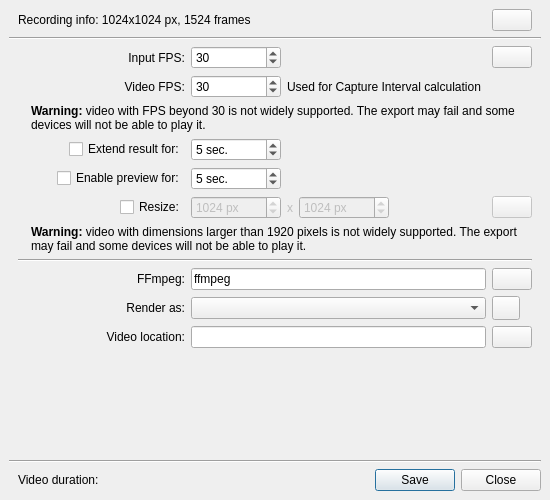
<?xml version="1.0" encoding="UTF-8"?>
<ui version="4.0">
 <author>
    SPDX-FileCopyrightText: none
    SPDX-License-Identifier: GPL-3.0-or-later
  </author>
 <class>RecorderExport</class>
 <widget class="QWidget" name="RecorderExport">
  <property name="geometry">
   <rect>
    <x>0</x>
    <y>0</y>
    <width>550</width>
    <height>500</height>
   </rect>
  </property>
  <property name="windowTitle">
   <string>Export Timelapse</string>
  </property>
  <layout class="QVBoxLayout" name="verticalLayout">
   <property name="leftMargin">
    <number>0</number>
   </property>
   <property name="topMargin">
    <number>0</number>
   </property>
   <property name="rightMargin">
    <number>0</number>
   </property>
   <property name="bottomMargin">
    <number>0</number>
   </property>
   <item>
    <widget class="QStackedWidget" name="stackedWidget">
     <property name="currentIndex">
      <number>0</number>
     </property>
     <widget class="QWidget" name="pageSettings">
      <layout class="QVBoxLayout" name="verticalLayout_2">
       <item>
        <layout class="QHBoxLayout" name="layoutRecordInfo">
         <property name="leftMargin">
          <number>9</number>
         </property>
         <property name="rightMargin">
          <number>9</number>
         </property>
         <item>
          <widget class="QLabel" name="labelRecordInfo">
           <property name="sizePolicy">
            <sizepolicy hsizetype="Expanding" vsizetype="Preferred">
             <horstretch>0</horstretch>
             <verstretch>0</verstretch>
            </sizepolicy>
           </property>
           <property name="text">
            <string notr="true">Recording info: 1024x1024 px, 1524 frames</string>
           </property>
          </widget>
         </item>
         <item>
          <widget class="QPushButton" name="buttonBrowseDirectory">
           <property name="toolTip">
            <string>Open record directory</string>
           </property>
           <property name="icon">
            <iconset theme="document-open">
             <normaloff>.</normaloff>.</iconset>
           </property>
          </widget>
         </item>
        </layout>
       </item>
       <item>
        <widget class="Line" name="line1">
         <property name="orientation">
          <enum>Qt::Horizontal</enum>
         </property>
        </widget>
       </item>
       <item>
        <layout class="QGridLayout" name="gridLayout" columnstretch="0,0,0">
         <property name="leftMargin">
          <number>9</number>
         </property>
         <property name="rightMargin">
          <number>9</number>
         </property>
         <item row="13" column="0">
          <widget class="QLabel" name="labelResolution">
           <property name="text">
            <string>Render as:</string>
           </property>
           <property name="alignment">
            <set>Qt::AlignRight|Qt::AlignTrailing|Qt::AlignVCenter</set>
           </property>
           <property name="buddy">
            <cstring>comboProfile</cstring>
           </property>
          </widget>
         </item>
         <item row="14" column="0">
          <widget class="QLabel" name="labelExportTo">
           <property name="text">
            <string>Video location:</string>
           </property>
           <property name="alignment">
            <set>Qt::AlignRight|Qt::AlignTrailing|Qt::AlignVCenter</set>
           </property>
           <property name="buddy">
            <cstring>editVideoFilePath</cstring>
           </property>
          </widget>
         </item>
         <item row="12" column="2">
          <widget class="QPushButton" name="buttonBrowseFfmpeg">
           <property name="toolTip">
            <string>Setup ffmpeg executable location</string>
           </property>
           <property name="text">
            <string/>
           </property>
           <property name="icon">
            <iconset theme="folder"/>
           </property>
          </widget>
         </item>
         <item row="6" column="1">
          <layout class="QHBoxLayout" name="horizontalLayout_7">
           <item>
            <widget class="QSpinBox" name="spinFirstFrameSec">
             <property name="minimumSize">
              <size>
               <width>90</width>
               <height>0</height>
              </size>
             </property>
             <property name="suffix">
              <string> sec.</string>
             </property>
             <property name="maximum">
              <number>120</number>
             </property>
             <property name="value">
              <number>5</number>
             </property>
            </widget>
           </item>
           <item>
            <spacer name="horizontalSpacer_17">
             <property name="orientation">
              <enum>Qt::Horizontal</enum>
             </property>
             <property name="sizeHint" stdset="0">
              <size>
               <width>6</width>
               <height>6</height>
              </size>
             </property>
            </spacer>
           </item>
          </layout>
         </item>
         <item row="9" column="0">
          <layout class="QHBoxLayout" name="horizontalLayout_8" stretch="1,0">
           <item>
            <spacer name="horizontalSpacer_12">
             <property name="orientation">
              <enum>Qt::Horizontal</enum>
             </property>
             <property name="sizeType">
              <enum>QSizePolicy::Preferred</enum>
             </property>
             <property name="sizeHint" stdset="0">
              <size>
               <width>13</width>
               <height>13</height>
              </size>
             </property>
            </spacer>
           </item>
           <item>
            <widget class="QCheckBox" name="checkResize">
             <property name="sizePolicy">
              <sizepolicy hsizetype="Minimum" vsizetype="Fixed">
               <horstretch>0</horstretch>
               <verstretch>0</verstretch>
              </sizepolicy>
             </property>
             <property name="text">
              <string>Resize:</string>
             </property>
            </widget>
           </item>
          </layout>
         </item>
         <item row="13" column="2">
          <widget class="QPushButton" name="buttonEditProfile">
           <property name="sizePolicy">
            <sizepolicy hsizetype="Fixed" vsizetype="Fixed">
             <horstretch>0</horstretch>
             <verstretch>0</verstretch>
            </sizepolicy>
           </property>
           <property name="minimumSize">
            <size>
             <width>28</width>
             <height>24</height>
            </size>
           </property>
           <property name="maximumSize">
            <size>
             <width>28</width>
             <height>24</height>
            </size>
           </property>
           <property name="toolTip">
            <string>Edit video profile</string>
           </property>
          </widget>
         </item>
         <item row="12" column="0">
          <widget class="QLabel" name="labelFfmpegLocation">
           <property name="text">
            <string>FFmpeg:</string>
           </property>
           <property name="alignment">
            <set>Qt::AlignRight|Qt::AlignTrailing|Qt::AlignVCenter</set>
           </property>
           <property name="buddy">
            <cstring>editFfmpegPath</cstring>
           </property>
          </widget>
         </item>
         <item row="14" column="2">
          <widget class="QPushButton" name="buttonBrowseExport">
           <property name="toolTip">
            <string>Select a file location for the exported timelapse video</string>
           </property>
           <property name="text">
            <string/>
           </property>
           <property name="icon">
            <iconset theme="folder"/>
           </property>
          </widget>
         </item>
         <item row="9" column="1">
          <widget class="QWidget" name="widgetResolution" native="true">
           <property name="enabled">
            <bool>false</bool>
           </property>
           <layout class="QHBoxLayout" name="horizontalLayout_4">
            <property name="leftMargin">
             <number>0</number>
            </property>
            <property name="topMargin">
             <number>0</number>
            </property>
            <property name="rightMargin">
             <number>0</number>
            </property>
            <property name="bottomMargin">
             <number>0</number>
            </property>
            <item>
             <widget class="QSpinBox" name="spinScaleWidth">
              <property name="minimumSize">
               <size>
                <width>90</width>
                <height>0</height>
               </size>
              </property>
              <property name="toolTip">
               <string>Width</string>
              </property>
              <property name="keyboardTracking">
               <bool>false</bool>
              </property>
              <property name="suffix">
               <string> px</string>
              </property>
              <property name="minimum">
               <number>256</number>
              </property>
              <property name="maximum">
               <number>8192</number>
              </property>
              <property name="singleStep">
               <number>128</number>
              </property>
              <property name="value">
               <number>1024</number>
              </property>
             </widget>
            </item>
            <item>
             <widget class="QLabel" name="labelX">
              <property name="text">
               <string>x</string>
              </property>
             </widget>
            </item>
            <item>
             <widget class="QSpinBox" name="spinScaleHeight">
              <property name="minimumSize">
               <size>
                <width>90</width>
                <height>0</height>
               </size>
              </property>
              <property name="toolTip">
               <string>Height</string>
              </property>
              <property name="keyboardTracking">
               <bool>false</bool>
              </property>
              <property name="suffix">
               <string> px</string>
              </property>
              <property name="minimum">
               <number>256</number>
              </property>
              <property name="maximum">
               <number>8192</number>
              </property>
              <property name="singleStep">
               <number>128</number>
              </property>
              <property name="value">
               <number>1024</number>
              </property>
             </widget>
            </item>
            <item>
             <spacer name="horizontalSpacer_4">
              <property name="orientation">
               <enum>Qt::Horizontal</enum>
              </property>
              <property name="sizeType">
               <enum>QSizePolicy::Expanding</enum>
              </property>
              <property name="sizeHint" stdset="0">
               <size>
                <width>0</width>
                <height>22</height>
               </size>
              </property>
             </spacer>
            </item>
           </layout>
          </widget>
         </item>
         <item row="1" column="0">
          <widget class="QLabel" name="labelFps">
           <property name="text">
            <string>Video FPS:</string>
           </property>
           <property name="alignment">
            <set>Qt::AlignRight|Qt::AlignTrailing|Qt::AlignVCenter</set>
           </property>
           <property name="buddy">
            <cstring>spinFps</cstring>
           </property>
          </widget>
         </item>
         <item row="0" column="0">
          <widget class="QLabel" name="labelFpsInput">
           <property name="toolTip">
            <string>The speed of reading the input stream.
For example, to make your timelapse twice faster, the Input FPS should be twice larger of the Video FPS.</string>
           </property>
           <property name="text">
            <string comment="Input FPS of recorded timelapses.">Input FPS:</string>
           </property>
           <property name="alignment">
            <set>Qt::AlignRight|Qt::AlignTrailing|Qt::AlignVCenter</set>
           </property>
           <property name="buddy">
            <cstring>spinInputFps</cstring>
           </property>
          </widget>
         </item>
         <item row="9" column="2">
          <widget class="QPushButton" name="buttonLockRatio">
           <property name="enabled">
            <bool>false</bool>
           </property>
           <property name="toolTip">
            <string>Constrain proportions</string>
           </property>
           <property name="text">
            <string/>
           </property>
           <property name="icon">
            <iconset theme="lock"/>
           </property>
           <property name="checkable">
            <bool>true</bool>
           </property>
          </widget>
         </item>
         <item row="13" column="1">
          <widget class="QComboBox" name="comboProfile">
           <property name="minimumSize">
            <size>
             <width>120</width>
             <height>0</height>
            </size>
           </property>
          </widget>
         </item>
         <item row="11" column="0" colspan="3">
          <widget class="Line" name="line">
           <property name="orientation">
            <enum>Qt::Horizontal</enum>
           </property>
          </widget>
         </item>
         <item row="0" column="1">
          <layout class="QHBoxLayout" name="layoutFps_2" stretch="0,1">
           <item>
            <widget class="QSpinBox" name="spinInputFps">
             <property name="minimumSize">
              <size>
               <width>90</width>
               <height>0</height>
              </size>
             </property>
             <property name="keyboardTracking">
              <bool>false</bool>
             </property>
             <property name="minimum">
              <number>1</number>
             </property>
             <property name="maximum">
              <number>10000</number>
             </property>
             <property name="value">
              <number>30</number>
             </property>
            </widget>
           </item>
           <item>
            <spacer name="horizontalSpacer_14">
             <property name="orientation">
              <enum>Qt::Horizontal</enum>
             </property>
             <property name="sizeType">
              <enum>QSizePolicy::Expanding</enum>
             </property>
             <property name="sizeHint" stdset="0">
              <size>
               <width>6</width>
               <height>6</height>
              </size>
             </property>
            </spacer>
           </item>
          </layout>
         </item>
         <item row="3" column="0">
          <layout class="QHBoxLayout" name="horizontalLayout_9">
           <item>
            <spacer name="horizontalSpacer_16">
             <property name="orientation">
              <enum>Qt::Horizontal</enum>
             </property>
             <property name="sizeHint" stdset="0">
              <size>
               <width>40</width>
               <height>20</height>
              </size>
             </property>
            </spacer>
           </item>
           <item>
            <widget class="QCheckBox" name="extendResultCheckBox">
             <property name="toolTip">
              <string>Extend the last frame in the exported video by the specified duration</string>
             </property>
             <property name="text">
              <string>Extend result for:</string>
             </property>
            </widget>
           </item>
          </layout>
         </item>
         <item row="0" column="2">
          <widget class="QPushButton" name="buttonLockFps">
           <property name="toolTip">
            <string>Use the same rate for Input FPS and Video FPS</string>
           </property>
           <property name="text">
            <string/>
           </property>
           <property name="icon">
            <iconset theme="lock"/>
           </property>
           <property name="checkable">
            <bool>true</bool>
           </property>
          </widget>
         </item>
         <item row="14" column="1">
          <widget class="QLineEdit" name="editVideoFilePath">
           <property name="minimumSize">
            <size>
             <width>120</width>
             <height>0</height>
            </size>
           </property>
           <property name="readOnly">
            <bool>false</bool>
           </property>
          </widget>
         </item>
         <item row="1" column="1">
          <layout class="QHBoxLayout" name="layoutFps" stretch="0,1,0">
           <item>
            <widget class="QSpinBox" name="spinFps">
             <property name="minimumSize">
              <size>
               <width>90</width>
               <height>0</height>
              </size>
             </property>
             <property name="keyboardTracking">
              <bool>false</bool>
             </property>
             <property name="minimum">
              <number>1</number>
             </property>
             <property name="maximum">
              <number>60</number>
             </property>
             <property name="value">
              <number>30</number>
             </property>
            </widget>
           </item>
           <item>
            <widget class="QLabel" name="labelRealTimeCaptureNotion">
             <property name="layoutDirection">
              <enum>Qt::LeftToRight</enum>
             </property>
             <property name="text">
              <string>Used for Capture Interval calculation</string>
             </property>
             <property name="alignment">
              <set>Qt::AlignLeading|Qt::AlignLeft|Qt::AlignVCenter</set>
             </property>
            </widget>
           </item>
           <item>
            <spacer name="horizontalSpacer_11">
             <property name="orientation">
              <enum>Qt::Horizontal</enum>
             </property>
             <property name="sizeType">
              <enum>QSizePolicy::Expanding</enum>
             </property>
             <property name="sizeHint" stdset="0">
              <size>
               <width>6</width>
               <height>6</height>
              </size>
             </property>
            </spacer>
           </item>
          </layout>
         </item>
         <item row="3" column="1">
          <layout class="QHBoxLayout" name="horizontalLayout_6">
           <item>
            <widget class="QSpinBox" name="spinLastFrameSec">
             <property name="minimumSize">
              <size>
               <width>90</width>
               <height>0</height>
              </size>
             </property>
             <property name="suffix">
              <string comment="Contraction of &quot;second&quot; for interval"> sec.</string>
             </property>
             <property name="maximum">
              <number>120</number>
             </property>
             <property name="value">
              <number>5</number>
             </property>
            </widget>
           </item>
           <item>
            <spacer name="horizontalSpacer_15">
             <property name="orientation">
              <enum>Qt::Horizontal</enum>
             </property>
             <property name="sizeHint" stdset="0">
              <size>
               <width>6</width>
               <height>6</height>
              </size>
             </property>
            </spacer>
           </item>
          </layout>
         </item>
         <item row="12" column="1">
          <widget class="QLineEdit" name="editFfmpegPath">
           <property name="minimumSize">
            <size>
             <width>120</width>
             <height>0</height>
            </size>
           </property>
           <property name="text">
            <string>ffmpeg</string>
           </property>
           <property name="readOnly">
            <bool>true</bool>
           </property>
          </widget>
         </item>
         <item row="6" column="0">
          <layout class="QHBoxLayout" name="horizontalLayout_11">
           <item>
            <spacer name="horizontalSpacer_18">
             <property name="orientation">
              <enum>Qt::Horizontal</enum>
             </property>
             <property name="sizeHint" stdset="0">
              <size>
               <width>40</width>
               <height>20</height>
              </size>
             </property>
            </spacer>
           </item>
           <item>
            <widget class="QCheckBox" name="resultPreviewCheckBox">
             <property name="toolTip">
              <string>Prepend a preview to the exported video.
The preview will show the last frame of the video for the specified duration</string>
             </property>
             <property name="layoutDirection">
              <enum>Qt::LeftToRight</enum>
             </property>
             <property name="text">
              <string>Enable preview for:</string>
             </property>
            </widget>
           </item>
          </layout>
         </item>
         <item row="10" column="0" colspan="3">
          <widget class="QWidget" name="wdgWarnSize" native="true">
           <layout class="QHBoxLayout" name="lytWarnSize" stretch="0,1">
            <property name="leftMargin">
             <number>0</number>
            </property>
            <property name="topMargin">
             <number>0</number>
            </property>
            <property name="rightMargin">
             <number>0</number>
            </property>
            <property name="bottomMargin">
             <number>0</number>
            </property>
            <item>
             <widget class="QLabel" name="lblWarnSizeIcon"/>
            </item>
            <item>
             <widget class="QLabel" name="lblWarnSizeText">
              <property name="text">
               <string>&lt;strong&gt;Warning:&lt;/strong&gt; video with dimensions larger than 1920 pixels is not widely supported. The export may fail and some devices will not be able to play it.</string>
              </property>
              <property name="textFormat">
               <enum>Qt::RichText</enum>
              </property>
              <property name="wordWrap">
               <bool>true</bool>
              </property>
             </widget>
            </item>
           </layout>
          </widget>
         </item>
         <item row="2" column="0" colspan="3">
          <widget class="QWidget" name="wdgWarnFps" native="true">
           <layout class="QHBoxLayout" name="lytWarnFps" stretch="0,1">
            <property name="leftMargin">
             <number>0</number>
            </property>
            <property name="topMargin">
             <number>0</number>
            </property>
            <property name="rightMargin">
             <number>0</number>
            </property>
            <property name="bottomMargin">
             <number>0</number>
            </property>
            <item>
             <widget class="QLabel" name="lblWarnFpsIcon"/>
            </item>
            <item>
             <widget class="QLabel" name="lblWarnFpsText">
              <property name="text">
               <string>&lt;strong&gt;Warning:&lt;/strong&gt; video with FPS beyond 30 is not widely supported. The export may fail and some devices will not be able to play it.</string>
              </property>
              <property name="textFormat">
               <enum>Qt::RichText</enum>
              </property>
              <property name="wordWrap">
               <bool>true</bool>
              </property>
             </widget>
            </item>
           </layout>
          </widget>
         </item>
        </layout>
       </item>
       <item>
        <spacer name="verticalSpacer_3">
         <property name="orientation">
          <enum>Qt::Vertical</enum>
         </property>
         <property name="sizeType">
          <enum>QSizePolicy::Expanding</enum>
         </property>
         <property name="sizeHint" stdset="0">
          <size>
           <width>20</width>
           <height>6</height>
          </size>
         </property>
        </spacer>
       </item>
       <item>
        <widget class="Line" name="line2">
         <property name="orientation">
          <enum>Qt::Horizontal</enum>
         </property>
        </widget>
       </item>
       <item>
        <layout class="QHBoxLayout" name="horizontalLayout">
         <property name="leftMargin">
          <number>9</number>
         </property>
         <item>
          <widget class="QLabel" name="labelTitleVideoDuration">
           <property name="text">
            <string>Video duration:</string>
           </property>
          </widget>
         </item>
         <item>
          <widget class="QLabel" name="labelVideoDuration">
           <property name="text">
            <string/>
           </property>
          </widget>
         </item>
         <item>
          <spacer name="horizontalSpacer">
           <property name="orientation">
            <enum>Qt::Horizontal</enum>
           </property>
           <property name="sizeType">
            <enum>QSizePolicy::MinimumExpanding</enum>
           </property>
           <property name="sizeHint" stdset="0">
            <size>
             <width>0</width>
             <height>20</height>
            </size>
           </property>
          </spacer>
         </item>
         <item>
          <widget class="QDialogButtonBox" name="buttonBox">
           <property name="standardButtons">
            <set>QDialogButtonBox::Close|QDialogButtonBox::Save</set>
           </property>
          </widget>
         </item>
        </layout>
       </item>
      </layout>
     </widget>
     <widget class="QWidget" name="pageProperties">
      <layout class="QGridLayout" name="gridLayout_2">
       <item row="0" column="1">
        <spacer name="verticalSpacer">
         <property name="orientation">
          <enum>Qt::Vertical</enum>
         </property>
         <property name="sizeHint" stdset="0">
          <size>
           <width>20</width>
           <height>74</height>
          </size>
         </property>
        </spacer>
       </item>
       <item row="1" column="0">
        <spacer name="horizontalSpacer_9">
         <property name="orientation">
          <enum>Qt::Horizontal</enum>
         </property>
         <property name="sizeHint" stdset="0">
          <size>
           <width>110</width>
           <height>20</height>
          </size>
         </property>
        </spacer>
       </item>
       <item row="1" column="1">
        <layout class="QVBoxLayout" name="layoutExporting">
         <property name="spacing">
          <number>16</number>
         </property>
         <item>
          <layout class="QHBoxLayout" name="horizontalLayout_3">
           <item>
            <spacer name="horizontalSpacer_6">
             <property name="orientation">
              <enum>Qt::Horizontal</enum>
             </property>
             <property name="sizeHint" stdset="0">
              <size>
               <width>40</width>
               <height>20</height>
              </size>
             </property>
            </spacer>
           </item>
           <item>
            <widget class="QLabel" name="labelStatus">
             <property name="sizePolicy">
              <sizepolicy hsizetype="Preferred" vsizetype="Preferred">
               <horstretch>0</horstretch>
               <verstretch>0</verstretch>
              </sizepolicy>
             </property>
             <property name="toolTip">
              <string notr="true"/>
             </property>
             <property name="text">
              <string notr="true">Exporting...</string>
             </property>
            </widget>
           </item>
           <item>
            <spacer name="horizontalSpacer_5">
             <property name="orientation">
              <enum>Qt::Horizontal</enum>
             </property>
             <property name="sizeHint" stdset="0">
              <size>
               <width>40</width>
               <height>20</height>
              </size>
             </property>
            </spacer>
           </item>
          </layout>
         </item>
         <item>
          <widget class="QProgressBar" name="progressExport">
           <property name="sizePolicy">
            <sizepolicy hsizetype="Expanding" vsizetype="Fixed">
             <horstretch>1</horstretch>
             <verstretch>0</verstretch>
            </sizepolicy>
           </property>
           <property name="minimumSize">
            <size>
             <width>250</width>
             <height>0</height>
            </size>
           </property>
           <property name="value">
            <number>24</number>
           </property>
          </widget>
         </item>
         <item>
          <layout class="QHBoxLayout" name="horizontalLayout_2">
           <item>
            <spacer name="horizontalSpacer_7">
             <property name="orientation">
              <enum>Qt::Horizontal</enum>
             </property>
             <property name="sizeHint" stdset="0">
              <size>
               <width>40</width>
               <height>20</height>
              </size>
             </property>
            </spacer>
           </item>
           <item>
            <widget class="QPushButton" name="buttonCancelExport">
             <property name="sizePolicy">
              <sizepolicy hsizetype="Preferred" vsizetype="Fixed">
               <horstretch>0</horstretch>
               <verstretch>0</verstretch>
              </sizepolicy>
             </property>
             <property name="text">
              <string>Cancel</string>
             </property>
            </widget>
           </item>
           <item>
            <spacer name="horizontalSpacer_8">
             <property name="orientation">
              <enum>Qt::Horizontal</enum>
             </property>
             <property name="sizeHint" stdset="0">
              <size>
               <width>40</width>
               <height>20</height>
              </size>
             </property>
            </spacer>
           </item>
          </layout>
         </item>
        </layout>
       </item>
       <item row="1" column="2">
        <spacer name="horizontalSpacer_10">
         <property name="orientation">
          <enum>Qt::Horizontal</enum>
         </property>
         <property name="sizeHint" stdset="0">
          <size>
           <width>110</width>
           <height>20</height>
          </size>
         </property>
        </spacer>
       </item>
       <item row="2" column="1">
        <spacer name="verticalSpacer_2">
         <property name="orientation">
          <enum>Qt::Vertical</enum>
         </property>
         <property name="sizeHint" stdset="0">
          <size>
           <width>20</width>
           <height>74</height>
          </size>
         </property>
        </spacer>
       </item>
      </layout>
     </widget>
     <widget class="QWidget" name="pageDone">
      <layout class="QGridLayout" name="gridLayout_6">
       <item row="1" column="1" rowspan="2">
        <layout class="QGridLayout" name="gridLayout_5">
         <property name="horizontalSpacing">
          <number>12</number>
         </property>
         <item row="2" column="0" colspan="2">
          <widget class="QLabel" name="labelVideoPathDone">
           <property name="minimumSize">
            <size>
             <width>0</width>
             <height>32</height>
            </size>
           </property>
           <property name="text">
            <string notr="true">/</string>
           </property>
           <property name="wordWrap">
            <bool>true</bool>
           </property>
           <property name="textInteractionFlags">
            <set>Qt::LinksAccessibleByMouse|Qt::TextSelectableByMouse</set>
           </property>
          </widget>
         </item>
         <item row="0" column="0" colspan="2">
          <widget class="QLabel" name="labelDone">
           <property name="minimumSize">
            <size>
             <width>0</width>
             <height>32</height>
            </size>
           </property>
           <property name="font">
            <font>
             <weight>75</weight>
             <bold>true</bold>
            </font>
           </property>
           <property name="text">
            <string comment="Caption: Video exporting finished">Done!</string>
           </property>
          </widget>
         </item>
         <item row="4" column="0" colspan="2">
          <widget class="QPushButton" name="buttonWatchIt">
           <property name="minimumSize">
            <size>
             <width>0</width>
             <height>32</height>
            </size>
           </property>
           <property name="font">
            <font>
             <underline>true</underline>
            </font>
           </property>
           <property name="text">
            <string comment="Watch the video which is just created">Watch it!</string>
           </property>
           <property name="flat">
            <bool>true</bool>
           </property>
          </widget>
         </item>
         <item row="1" column="0" colspan="2">
          <widget class="QLabel" name="labelWritten">
           <property name="text">
            <string>The timelapse video has been written to:</string>
           </property>
          </widget>
         </item>
         <item row="5" column="0" colspan="2">
          <widget class="QPushButton" name="buttonShowInFolder">
           <property name="minimumSize">
            <size>
             <width>0</width>
             <height>32</height>
            </size>
           </property>
           <property name="font">
            <font>
             <underline>true</underline>
            </font>
           </property>
           <property name="text">
            <string comment="Open the folder when the new created video is placed">Show in folder</string>
           </property>
           <property name="flat">
            <bool>true</bool>
           </property>
          </widget>
         </item>
         <item row="3" column="0" colspan="2">
          <spacer name="verticalSpacer_6">
           <property name="orientation">
            <enum>Qt::Vertical</enum>
           </property>
           <property name="sizeType">
            <enum>QSizePolicy::Fixed</enum>
           </property>
           <property name="sizeHint" stdset="0">
            <size>
             <width>20</width>
             <height>8</height>
            </size>
           </property>
          </spacer>
         </item>
         <item row="6" column="0" colspan="2">
          <widget class="QPushButton" name="buttonRemoveSnapshots">
           <property name="minimumSize">
            <size>
             <width>0</width>
             <height>32</height>
            </size>
           </property>
           <property name="font">
            <font>
             <underline>true</underline>
            </font>
           </property>
           <property name="text">
            <string comment="Open the folder when the new created video is placed">Remove recordings</string>
           </property>
           <property name="flat">
            <bool>true</bool>
           </property>
          </widget>
         </item>
        </layout>
       </item>
       <item row="2" column="0">
        <spacer name="horizontalSpacer_13">
         <property name="orientation">
          <enum>Qt::Horizontal</enum>
         </property>
         <property name="sizeHint" stdset="0">
          <size>
           <width>36</width>
           <height>20</height>
          </size>
         </property>
        </spacer>
       </item>
       <item row="5" column="0" colspan="3">
        <layout class="QHBoxLayout" name="horizontalLayout_5">
         <property name="leftMargin">
          <number>9</number>
         </property>
         <item>
          <widget class="QLabel" name="labelRenderTimeTitle">
           <property name="text">
            <string comment="How long it took to render the video">Render time:</string>
           </property>
          </widget>
         </item>
         <item>
          <widget class="QLabel" name="labelRenderTime">
           <property name="text">
            <string/>
           </property>
          </widget>
         </item>
         <item>
          <spacer name="horizontalSpacer_3">
           <property name="orientation">
            <enum>Qt::Horizontal</enum>
           </property>
           <property name="sizeHint" stdset="0">
            <size>
             <width>283</width>
             <height>20</height>
            </size>
           </property>
          </spacer>
         </item>
         <item>
          <widget class="QPushButton" name="buttonRestart">
           <property name="text">
            <string comment="Button to restart the timelapse video configuring">Restart</string>
           </property>
          </widget>
         </item>
         <item>
          <widget class="QPushButton" name="buttonDoneClose">
           <property name="text">
            <string comment="Close dialog button">Close</string>
           </property>
           <property name="default">
            <bool>true</bool>
           </property>
          </widget>
         </item>
        </layout>
       </item>
       <item row="0" column="1">
        <spacer name="verticalSpacer_5">
         <property name="orientation">
          <enum>Qt::Vertical</enum>
         </property>
         <property name="sizeHint" stdset="0">
          <size>
           <width>20</width>
           <height>14</height>
          </size>
         </property>
        </spacer>
       </item>
       <item row="2" column="2">
        <spacer name="horizontalSpacer_2">
         <property name="orientation">
          <enum>Qt::Horizontal</enum>
         </property>
         <property name="sizeHint" stdset="0">
          <size>
           <width>39</width>
           <height>20</height>
          </size>
         </property>
        </spacer>
       </item>
       <item row="3" column="1">
        <spacer name="verticalSpacer_4">
         <property name="orientation">
          <enum>Qt::Vertical</enum>
         </property>
         <property name="sizeHint" stdset="0">
          <size>
           <width>20</width>
           <height>18</height>
          </size>
         </property>
        </spacer>
       </item>
       <item row="4" column="0" colspan="3">
        <widget class="Line" name="line_2">
         <property name="orientation">
          <enum>Qt::Horizontal</enum>
         </property>
        </widget>
       </item>
      </layout>
     </widget>
    </widget>
   </item>
  </layout>
 </widget>
 <tabstops>
  <tabstop>buttonBrowseDirectory</tabstop>
  <tabstop>spinInputFps</tabstop>
  <tabstop>buttonLockFps</tabstop>
  <tabstop>spinFps</tabstop>
  <tabstop>checkResize</tabstop>
  <tabstop>spinScaleWidth</tabstop>
  <tabstop>spinScaleHeight</tabstop>
  <tabstop>buttonLockRatio</tabstop>
  <tabstop>editFfmpegPath</tabstop>
  <tabstop>buttonBrowseFfmpeg</tabstop>
  <tabstop>comboProfile</tabstop>
  <tabstop>buttonEditProfile</tabstop>
  <tabstop>editVideoFilePath</tabstop>
  <tabstop>buttonBrowseExport</tabstop>
  <tabstop>buttonCancelExport</tabstop>
  <tabstop>buttonDoneClose</tabstop>
  <tabstop>buttonRestart</tabstop>
  <tabstop>buttonShowInFolder</tabstop>
  <tabstop>buttonWatchIt</tabstop>
 </tabstops>
 <resources/>
 <connections>
  <connection>
   <sender>buttonDoneClose</sender>
   <signal>clicked()</signal>
   <receiver>RecorderExport</receiver>
   <slot>close()</slot>
   <hints>
    <hint type="sourcelabel">
     <x>343</x>
     <y>245</y>
    </hint>
    <hint type="destinationlabel">
     <x>196</x>
     <y>363</y>
    </hint>
   </hints>
  </connection>
  <connection>
   <sender>checkResize</sender>
   <signal>toggled(bool)</signal>
   <receiver>buttonLockRatio</receiver>
   <slot>setEnabled(bool)</slot>
   <hints>
    <hint type="sourcelabel">
     <x>91</x>
     <y>131</y>
    </hint>
    <hint type="destinationlabel">
     <x>361</x>
     <y>138</y>
    </hint>
   </hints>
  </connection>
  <connection>
   <sender>checkResize</sender>
   <signal>toggled(bool)</signal>
   <receiver>widgetResolution</receiver>
   <slot>setEnabled(bool)</slot>
   <hints>
    <hint type="sourcelabel">
     <x>118</x>
     <y>142</y>
    </hint>
    <hint type="destinationlabel">
     <x>251</x>
     <y>144</y>
    </hint>
   </hints>
  </connection>
 </connections>
</ui>
